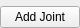
<?xml version="1.0" encoding="UTF-8"?>
<ui version="4.0">
 <class>PoseAddJointButton</class>
 <widget class="QWidget" name="PoseAddJointButton">
  <property name="geometry">
   <rect>
    <x>0</x>
    <y>0</y>
    <width>80</width>
    <height>23</height>
   </rect>
  </property>
  <property name="windowTitle">
   <string>Form</string>
  </property>
  <layout class="QVBoxLayout" name="verticalLayout">
   <property name="leftMargin">
    <number>0</number>
   </property>
   <property name="topMargin">
    <number>6</number>
   </property>
   <property name="rightMargin">
    <number>0</number>
   </property>
   <property name="bottomMargin">
    <number>0</number>
   </property>
   <item>
    <widget class="QPushButton" name="addJoint">
     <property name="text">
      <string>Add Joint</string>
     </property>
    </widget>
   </item>
  </layout>
 </widget>
 <resources/>
 <connections>
  <connection>
   <sender>addJoint</sender>
   <signal>clicked()</signal>
   <receiver>PoseAddJointButton</receiver>
   <slot>addJoint()</slot>
   <hints>
    <hint type="sourcelabel">
     <x>49</x>
     <y>10</y>
    </hint>
    <hint type="destinationlabel">
     <x>60</x>
     <y>110</y>
    </hint>
   </hints>
  </connection>
 </connections>
 <slots>
  <slot>addJoint()</slot>
 </slots>
</ui>
